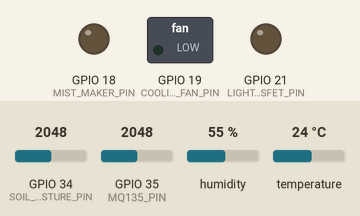
Simulated run of this sketch. Board: ESP32. Parts: switched loads named in the sketch (green lamp = pin HIGH), output pins drawn as LEDs (lit = HIGH). Inputs (shaded band) come from the test bench; at power-on: temperature 24 °C, GPIO 34 (SOIL_MOISTURE_PIN) = 2048, GPIO 35 (MQ135_PIN) = 2048, humidity 55 %. WiFi joins after 1.5 s; servers stay silent unless stated; uploads are accepted with an empty reply; what the sketch prints to the serial monitor is not drawn.

Above: at 2.7 s.
2.8 s: temperature set to 24.8 °C
At 5.7 s:
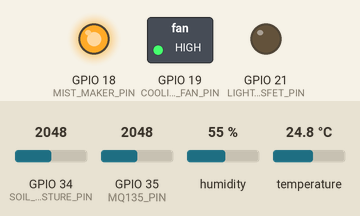
9.7 s: temperature set to 12 °C
At 10.7 s:
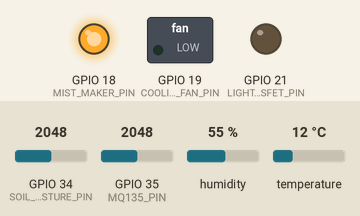
16.6 s: temperature set to 28 °C
At 20.7 s:
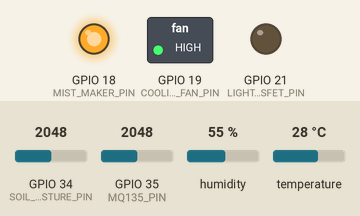
23.5 s: temperature set to 19 °C
At 25.7 s:
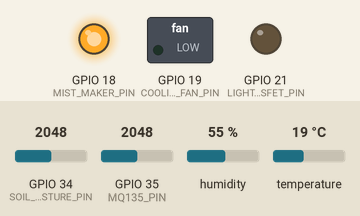
Timing chart, 0 to 27.2 s (numbered marks = the images above; inputs shaded):
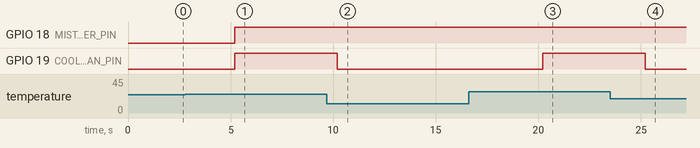

Measured:
- the behaviour switches between 24 and 24.1 °C on temperature (found by bisection; images 0 and 1)
- after the input at 2.8 s, GPIO 19 (COOLING_FAN_PIN): LOW → HIGH after 2.4 s
- after the input at 9.7 s, GPIO 19 (COOLING_FAN_PIN): HIGH → LOW after 0.51 s
- after the input at 16.6 s, GPIO 19 (COOLING_FAN_PIN): LOW → HIGH after 3.6 s
- after the input at 23.5 s, GPIO 19 (COOLING_FAN_PIN): HIGH → LOW after 1.7 s

The sketch:

esp32_saffron_node.ino
```cpp
#include <WiFi.h>
#include <WiFiClientSecure.h>
#include <HTTPClient.h>
#include <DHT.h>
#include <ArduinoJson.h> // Highly recommended for JSON parsing/creation

// --- WiFi Credentials ---
const char* ssid = "YOUR_WIFI_SSID";
const char* password = "YOUR_WIFI_PASSWORD";

// --- Supabase Config ---
const char* supabase_url = "https://xfpjcpzqeaonidyymqas.supabase.co/rest/v1";
const char* supabase_anon_key = "eyJhbGciOiJIUzI1NiIsInR5cCI6IkpXVCJ9.eyJpc3MiOiJzdXBhYmFzZSIsInJlZiI6InhmcGpjcHpxZWFvbmlkeXltcWFzIiwicm9sZSI6ImFub24iLCJpYXQiOjE3NzMxNTIzODEsImV4cCI6MjA4ODcyODM4MX0.VKxnxzYxsRG-0ONaN4HigNyApTuVAKaEr8AHb8x2NY8";

// --- Pin Definitions ---
// Sensors
#define DHTPIN 4
#define DHTTYPE DHT22
#define SOIL_MOISTURE_PIN 34
#define MQ135_PIN 35

// Actuators
#define MIST_MAKER_PIN 18
#define COOLING_FAN_PIN 19
#define LIGHT_MOSFET_PIN 21

// --- Objects ---
DHT dht(DHTPIN, DHTTYPE);

// --- Global Variables ---
unsigned long lastReadTime = 0;
const unsigned long readInterval = 5000; // 5 seconds

// Control states
bool autoMode = true; // Default to AUTO mode
bool mistMakerState = false;
bool coolingFanState = false;
int lightIntensity = 0;

void setup() {
  Serial.begin(115200);

  // Initialize pins
  pinMode(SOIL_MOISTURE_PIN, INPUT);
  pinMode(MQ135_PIN, INPUT);

  pinMode(MIST_MAKER_PIN, OUTPUT);
  pinMode(COOLING_FAN_PIN, OUTPUT);

  // For ESP32, using ledc library for PWM is recommended,
  // but analogWrite is supported in newer ESP32 Arduino Core versions (3.x)
  pinMode(LIGHT_MOSFET_PIN, OUTPUT);

  // Initial state (OFF)
  digitalWrite(MIST_MAKER_PIN, LOW);
  digitalWrite(COOLING_FAN_PIN, LOW);
  analogWrite(LIGHT_MOSFET_PIN, 0);

  // Initialize DHT
  dht.begin();

  // Connect to WiFi
  connectWiFi();
}

void loop() {
  if (WiFi.status() != WL_CONNECTED) {
    connectWiFi();
  }

  // Execute every 5 seconds
  if (millis() - lastReadTime >= readInterval) {
    lastReadTime = millis();

    // ==========================================
    // 1. Read Sensors
    // ==========================================
    float temp = dht.readTemperature();
    float hum = dht.readHumidity();

    // Check if DHT reads failed
    if (isnan(temp) || isnan(hum)) {
      Serial.println("Failed to read from DHT sensor!");
      temp = 0.0;
      hum = 0.0;
    }

    // Read analog sensors (0-4095 on ESP32)
    int rawMoisture = analogRead(SOIL_MOISTURE_PIN);
    // Convert to percentage (Note: 4095 is dry, 0 is wet for typical capacitive sensors)
    float moisture_percent = map(rawMoisture, 4095, 0, 0, 100);

    int rawAirQuality = analogRead(MQ135_PIN);
    // MQ135 requires calibration for PPM. We use raw analog values scaled 0-100 for simplicity here.
    float airQuality = map(rawAirQuality, 0, 4095, 0, 100);

    Serial.println("--- Sensor Readings ---");
    Serial.printf("Temp: %.2f C | Hum: %.2f %% | Moisture: %.2f %% | Air Q: %.2f\n", temp, hum, moisture_percent, airQuality);

    // ==========================================
    // 2. Fetch Control Commands (GET)
    // ==========================================
    fetchDeviceControl();

    // ==========================================
    // 3. Process Control Logic
    // ==========================================
    if (autoMode) {
      Serial.println("Mode: AUTO");

      // AUTO MODE LOGIC
      // If humidity < 70 or moisture < 50, turn on mist maker
      if (hum < 70.0 || moisture_percent < 50.0) {
        mistMakerState = true;
      } else {
        mistMakerState = false;
      }

      // If temperature > 24 turn on cooling fan
      if (temp > 24.0) {
        coolingFanState = true;
      } else {
        coolingFanState = false;
      }

      // Note: We leave light intensity unchanged in AUTO mode unless you specify logic for it
    } else {
      Serial.println("Mode: MANUAL (Following DB Commands)");
    }

    // Actuate hardware
    digitalWrite(MIST_MAKER_PIN, mistMakerState ? HIGH : LOW);
    digitalWrite(COOLING_FAN_PIN, coolingFanState ? HIGH : LOW);
    analogWrite(LIGHT_MOSFET_PIN, lightIntensity); // 0-255 for 8-bit PWM

    // ==========================================
    // 4. Send Data to Supabase (POST)
    // ==========================================
    sendSensorData(temp, hum, moisture_percent, airQuality, lightIntensity);
  }
}

void connectWiFi() {
  Serial.print("Connecting to WiFi");
  WiFi.begin(ssid, password);
  while (WiFi.status() != WL_CONNECTED) {
    delay(500);
    Serial.print(".");
  }
  Serial.println("\nConnected to WiFi!");
  Serial.print("Local IP: ");
  Serial.println(WiFi.localIP());
}

void fetchDeviceControl() {
  if (WiFi.status() == WL_CONNECTED) {
    HTTPClient http;
    WiFiClientSecure client;
    client.setInsecure(); // Skip SSL certificate verification for testing

    // Fetch latest command, ordered by timestamp descending, limit to 1 row
    String url = String(supabase_url) + "/device_control?select=*&order=timestamp.desc&limit=1";

    http.begin(client, url);
    http.addHeader("apikey", supabase_anon_key);
    http.addHeader("Authorization", String("Bearer ") + supabase_anon_key);
    http.addHeader("Content-Type", "application/json");

    int httpResponseCode = http.GET();

    if (httpResponseCode > 0) {
      String response = http.getString();

      // Expected Response: [{"id":"...", "mist_maker":true, "cooling_fan":false, "light_intensity":128, "mode":"AUTO", ...}]
      DynamicJsonDocument doc(1024);
      DeserializationError error = deserializeJson(doc, response);

      if (!error && doc.size() > 0) {
        JsonObject data = doc[0];

        String modeStr = data["mode"].as<String>();
        if (modeStr == "AUTO") {
          autoMode = true;
        } else if (modeStr == "MANUAL") {
          autoMode = false;
          // In manual mode, we update our actuator states from DB commands
          mistMakerState = data["mist_maker"].as<bool>();
          coolingFanState = data["cooling_fan"].as<bool>();
          // Safety check (ensure 0-255 range for PWM)
          int dbLight = data["light_intensity"].as<int>();
          lightIntensity = constrain(dbLight, 0, 255);
        }
      }
    } else {
      Serial.print("Error on GET Control: ");
      Serial.print(httpResponseCode);
      Serial.print(" | Error: ");
      Serial.println(http.errorToString(httpResponseCode).c_str());
    }
    http.end();
  }
}

void sendSensorData(float temp, float hum, float moisture, float air, int light) {
  if (WiFi.status() == WL_CONNECTED) {
    HTTPClient http;
    WiFiClientSecure client;
    client.setInsecure(); // Skip SSL certificate verification

    String url = String(supabase_url) + "/sensor_data";

    http.begin(client, url);
    http.addHeader("apikey", supabase_anon_key);
    http.addHeader("Authorization", String("Bearer ") + supabase_anon_key);
    http.addHeader("Content-Type", "application/json");
    http.addHeader("Prefer", "return=minimal"); // Telling Supabase we don't need the resulting rows sent back

    // Create JSON payload
    DynamicJsonDocument doc(512);
    doc["temperature"] = temp;
    doc["humidity"] = hum;
    doc["moisture"] = moisture;
    doc["air_quality"] = air;
    doc["light_intensity"] = light; // Send current light level

    String requestBody;
    serializeJson(doc, requestBody);

    int httpResponseCode = http.POST(requestBody);

    if (httpResponseCode > 0) {
      Serial.print("Sensor data Status: ");
      Serial.println(httpResponseCode);
      if (httpResponseCode != 201) {
          Serial.println("Warning: Data might not have been created!");
          Serial.println(http.getString()); // Print body if not 201
      }
    } else {
      Serial.print("Error sending sensor data: ");
      Serial.print(httpResponseCode);
      Serial.print(" | Error: ");
      Serial.println(http.errorToString(httpResponseCode).c_str());
    }
    http.end();
  }
}
```
